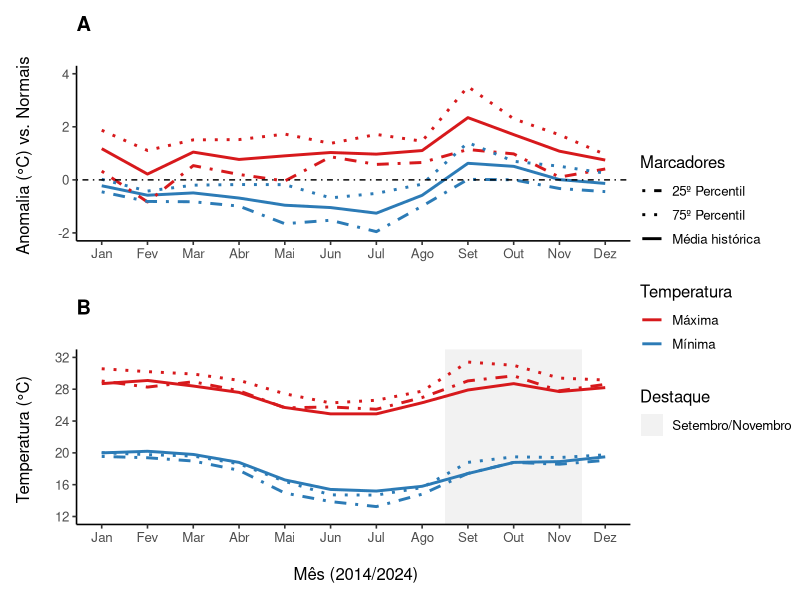

R code for this plot:
# FIGURA EDITORIAL (A–B)

# Pacotes
library(dplyr)
library(ggplot2)
library(tidyr)
library(readr)
library(patchwork)

# 0) LEITURA E LIMPEZA
mes_map <- c(Jan = 1, Fev = 2, Mar = 3, Abr = 4, Mai = 5, Jun = 6, 
             Jul = 7, Ago = 8, Set = 9, Out = 10, Nov = 11, Dez = 12)

df <- readr::read_delim(
  "bh_monthly_2014_2024.csv",
  delim = ";",
  show_col_types = FALSE
) %>%
  mutate(month = stringr::str_trim(month),
         month = mes_map[month])

month_lbl <- c("Jan","Fev","Mar","Abr","Mai","Jun","Jul","Ago","Set","Out","Nov","Dez")

# 1) PREPARO: ANOMALIAS E LONG FORMAT
df <- df %>%
  mutate(
    anom_tmax = tmax - tmax_norm,
    anom_tmin = tmin - tmin_norm
  )

df_long_anom <- df %>%
  select(year, month, anom_tmax, anom_tmin) %>%
  pivot_longer(cols = starts_with("anom_"),
               names_to = "var",
               values_to = "anom") %>%
  mutate(
    var = recode(var, "anom_tmax" = "Máxima", "anom_tmin" = "Mínima")
  )

anom_summary_full <- df_long_anom %>%
  group_by(var, month) %>%
  summarise(
    mean_anom = mean(anom, na.rm = TRUE),
    p25 = quantile(anom, 0.25, na.rm = TRUE),
    p75 = quantile(anom, 0.75, na.rm = TRUE),
    .groups = "drop"
  )

# 2) PREPARO: TOTAIS E PERCENTIS (PAINEL B)
env_long <- df %>%
  group_by(month) %>%
  summarise(
    tmax_norm = mean(tmax_norm, na.rm = TRUE),
    tmin_norm = mean(tmin_norm, na.rm = TRUE),
    tmax_p25  = quantile(tmax, 0.25, na.rm = TRUE),
    tmax_p75  = quantile(tmax, 0.75, na.rm = TRUE),
    tmin_p25  = quantile(tmin, 0.25, na.rm = TRUE),
    tmin_p75  = quantile(tmin, 0.75, na.rm = TRUE),
    .groups = "drop"
  ) %>%
  pivot_longer(
    cols = -month,
    names_to = "temp_type",
    values_to = "value"
  ) %>%
  mutate(
    Variavel = if_else(grepl("tmax", temp_type), "Máxima", "Mínima"),
    Tipo = case_when(
      grepl("norm", temp_type) ~ "Média histórica",
      grepl("p25", temp_type) ~ "25º Percentil",
      grepl("p75", temp_type) ~ "75º Percentil"
    )
  )

highlight_df <- tibble(xmin = 9 - 0.5, xmax = 11 + 0.5, ymin = -Inf, ymax = Inf)

# 3) PAINEL A (Anomalias)
pA <- ggplot(anom_summary_full, aes(x = month)) +
  geom_line(aes(y = mean_anom, color = var), linewidth = 1) +
  geom_line(aes(y = p25, color = var), linetype = "dotdash", linewidth = 1) +
  geom_line(aes(y = p75, color = var), linetype = "dotted", linewidth = 1) +
  geom_hline(yintercept = 0, linetype = "dotdash", linewidth = 0.5) +
  scale_x_continuous(breaks = 1:12, labels = month_lbl) +
  scale_y_continuous(limits = c(-2, 4), breaks = seq(-2, 4, 2)) +
  scale_color_manual(values = c("Máxima" = "#d7191c", "Mínima" = "#2c7bb6")) +
  guides(color = "none") + 
  labs(x = NULL, y = "Anomalia (°C) vs. Normais \n", title = "A\n") +
  theme_classic(base_size = 12) +
  theme(plot.title = element_text(face = "bold"))

# 4) PAINEL B (Temperaturas)
pB <- ggplot(env_long, aes(x = month, y = value, color = Variavel, linetype = Tipo)) +
  geom_rect(
    data = highlight_df,
    aes(xmin = xmin, xmax = xmax, ymin = ymin, ymax = ymax, fill = "Meses"),
    inherit.aes = FALSE, alpha = 0.5
  ) +
  geom_line(linewidth = 1) +
  scale_color_manual(
    values = c("Máxima" = "#d7191c", "Mínima" = "#2c7bb6"),
    name = "Temperatura"
  ) +
  scale_linetype_manual(
    values = c("Média histórica" = "solid", "25º Percentil" = "dotdash", "75º Percentil" = "dotted"),
    name = "Marcadores"
  ) +
  scale_fill_manual(
    values = c("Meses" = "grey90"),
    name = "Destaque",
    labels = "Setembro/Novembro"
  ) +
  scale_x_continuous(breaks = 1:12, labels = month_lbl) +
  scale_y_continuous(limits = c(12, 32), breaks = seq(12, 32, 4)) +
  labs(x = "\n Mês (2014/2024)", y = "Temperatura (°C) \n", title = "\nB\n") +
  theme_classic(base_size = 12) +
  theme(plot.title = element_text(face = "bold"))

# 5) COMPOSIÇÃO FINAL
fig_final <- (pA / pB) | guide_area()

fig_final <- fig_final + 
  plot_layout(
    guides = 'collect', 
    widths = c(4, 1)
  ) & 
  theme(
    legend.position = "right",
    legend.justification = "center",
    legend.box = "vertical"
  )

# Visualizar e Salvar (Tamanho de Slide Widescreen)
ggsave("Figura_Editorial_Final.png", fig_final, width = 338, height = 190, units = "mm", dpi = 1200)
